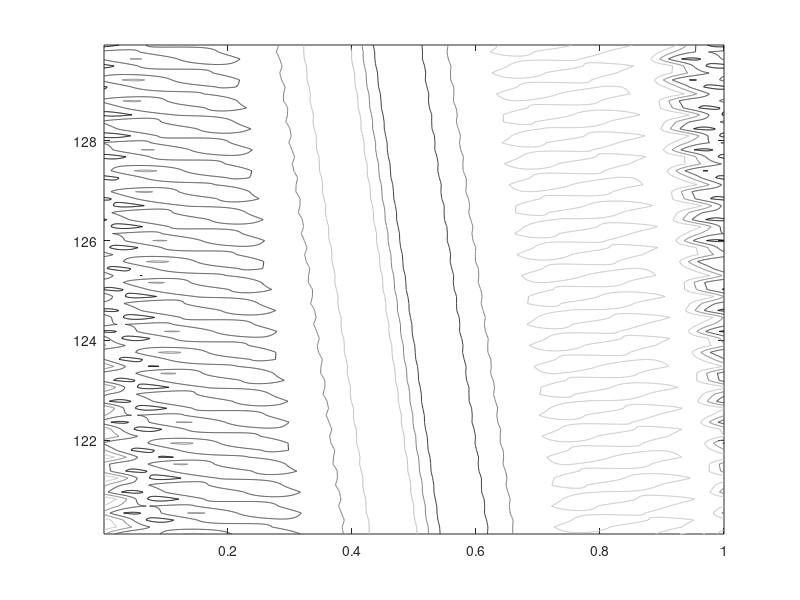
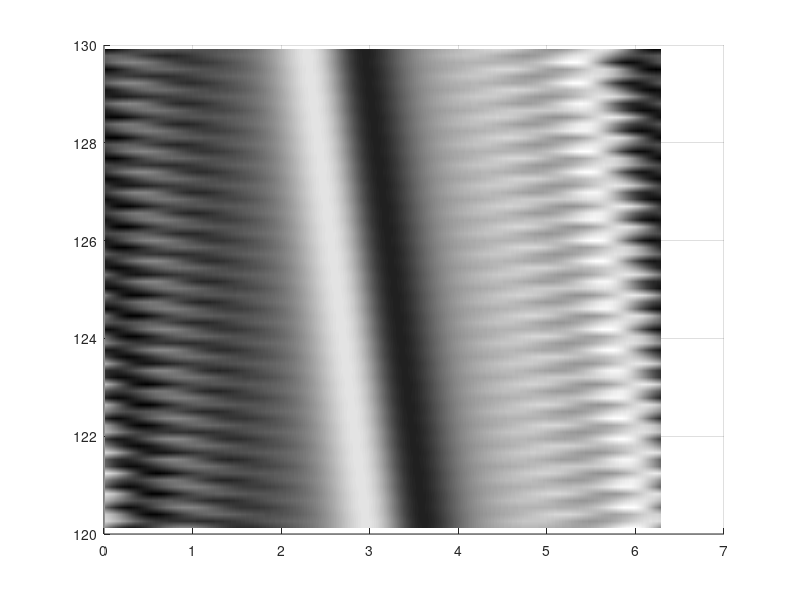

Write MATLAB code to recreate these figures, in order.
clear all; close all; clc

% Kuramoto-Sivashinsky equation (from Trefethen)
% u_t = -u*u_x - u_xx - nu*u_xxxx,  periodic BCs

N = 1024;
x = 2*pi*(1:N)'/N;
u = -sin(x)+2*cos(2*x)+3*cos(3*x)-4*sin(4*x);
v = fft(u);
alpha = 87;
nu = 4/alpha;

% % % % % %
%Spatial grid and initial condition:
h = 0.01; %10^(-4);
k = [0:N/2-1 0 -N/2+1:-1]';
L = k.^2 - nu*k.^4; %% added the 4* for my specif
E = exp(h*L); E2 = exp(h*L/2);
M = 16;
r = exp(1i*pi*((1:M)-.5)/M);
LR = h*L(:,ones(M,1)) + r(ones(N,1),:);
Q = h*real(mean( (exp(LR/2)-1)./LR ,2));
f1 = h*real(mean( (-4-LR+exp(LR).*(4-3*LR+LR.^2))./LR.^3 , 2) );
f2 = h*real(mean( (2+LR+exp(LR).*(-2+LR))./LR.^3 ,2));
f3 = h*real(mean( (-4-3*LR-LR.^2+exp(LR).*(4-LR))./LR.^3 ,2));

% Main time-stepping loop:
uu = u; tt = 0;
tmax = 140; nmax = round(tmax/h); nplt = floor((tmax/1000)/h); g = -0.5i*k;
tt = zeros(1,nmax);
uu = zeros(N,nmax);

for n = 1:nmax
    t = n*h;
    Nv = g.*fft(real(ifft(v)).^2);
    a = E2.*v + Q.*Nv;
    Na = g.*fft(real(ifft(a)).^2); 
    b = E2.*v + Q.*Na;
    Nb = g.*fft(real(ifft(b)).^2);
    c = E2.*a + Q.*(2*Nb-Nv);
    Nc = g.*fft(real(ifft(c)).^2);
    v = E.*v + Nv.*f1 + 2*(Na+Nb).*f2 + Nc.*f3;     
    if mod(n,nplt)==0
        n
        u = real(ifft(v));
        uu(:,n) = u; 
        tt(n) = t;
    end
end


%%
cutoff = tt > 120;
cutoff = cutoff & tt<130;
%  cutoff = tt > 0; cutoff = cutoff & tt<10;

contour(x/(2*pi),tt(cutoff),uu(:,cutoff).',[-10 -5 0 5 10]),shading interp, colormap(gray)
% contour(x,tt,uu.'),shading interp, colormap(gray)

figure;
 surf(x,tt(cutoff),uu(:,cutoff).'),shading interp, colormap(gray), view(2)
tsave = tt(cutoff);
xsave = x/(2*pi);
dt = h;
dx = 1/N;
usave = uu(:,cutoff).';
return
% save kuramoto_sivashinsky.mat xsave tsave usave dt dx